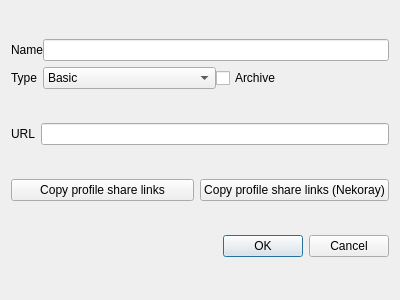
<?xml version="1.0" encoding="UTF-8"?>
<ui version="4.0">
 <class>DialogEditGroup</class>
 <widget class="QDialog" name="DialogEditGroup">
  <property name="geometry">
   <rect>
    <x>0</x>
    <y>0</y>
    <width>400</width>
    <height>300</height>
   </rect>
  </property>
  <property name="windowTitle">
   <string>Edit Group</string>
  </property>
  <layout class="QVBoxLayout" name="verticalLayout">
   <item>
    <widget class="QWidget" name="gridWidget" native="true">
     <property name="sizePolicy">
      <sizepolicy hsizetype="Preferred" vsizetype="Maximum">
       <horstretch>0</horstretch>
       <verstretch>0</verstretch>
      </sizepolicy>
     </property>
     <layout class="QGridLayout" name="main">
      <property name="leftMargin">
       <number>0</number>
      </property>
      <property name="topMargin">
       <number>0</number>
      </property>
      <property name="rightMargin">
       <number>0</number>
      </property>
      <property name="bottomMargin">
       <number>0</number>
      </property>
      <property name="horizontalSpacing">
       <number>0</number>
      </property>
      <item row="1" column="0">
       <widget class="QLabel" name="label_2">
        <property name="text">
         <string>Type</string>
        </property>
       </widget>
      </item>
      <item row="0" column="1">
       <widget class="QLineEdit" name="name"/>
      </item>
      <item row="0" column="0">
       <widget class="QLabel" name="label">
        <property name="text">
         <string>Name</string>
        </property>
       </widget>
      </item>
      <item row="1" column="1">
       <layout class="QHBoxLayout" name="horizontalLayout">
        <item>
         <widget class="QComboBox" name="type">
          <item>
           <property name="text">
            <string>Basic</string>
           </property>
          </item>
          <item>
           <property name="text">
            <string>Subscription</string>
           </property>
          </item>
         </widget>
        </item>
        <item>
         <widget class="QCheckBox" name="archive">
          <property name="text">
           <string>Archive</string>
          </property>
         </widget>
        </item>
       </layout>
      </item>
     </layout>
    </widget>
   </item>
   <item>
    <widget class="QWidget" name="cat_sub" native="true">
     <property name="sizePolicy">
      <sizepolicy hsizetype="Preferred" vsizetype="Maximum">
       <horstretch>0</horstretch>
       <verstretch>0</verstretch>
      </sizepolicy>
     </property>
     <layout class="QVBoxLayout" name="verticalLayout_3">
      <property name="spacing">
       <number>6</number>
      </property>
      <property name="leftMargin">
       <number>0</number>
      </property>
      <property name="topMargin">
       <number>0</number>
      </property>
      <property name="rightMargin">
       <number>0</number>
      </property>
      <property name="bottomMargin">
       <number>0</number>
      </property>
      <item>
       <layout class="QGridLayout" name="gridLayout_2">
        <item row="0" column="0">
         <widget class="QLabel" name="label_4">
          <property name="text">
           <string>URL</string>
          </property>
         </widget>
        </item>
        <item row="0" column="1">
         <widget class="MyLineEdit" name="url"/>
        </item>
       </layout>
      </item>
     </layout>
    </widget>
   </item>
   <item>
    <layout class="QHBoxLayout" name="horizontalLayout_2">
     <item>
      <widget class="QPushButton" name="copy_links">
       <property name="text">
        <string>Copy profile share links</string>
       </property>
      </widget>
     </item>
     <item>
      <widget class="QPushButton" name="copy_links_nkr">
       <property name="text">
        <string>Copy profile share links (Nekoray)</string>
       </property>
      </widget>
     </item>
    </layout>
   </item>
   <item>
    <widget class="QDialogButtonBox" name="buttonBox">
     <property name="standardButtons">
      <set>QDialogButtonBox::Cancel|QDialogButtonBox::Ok</set>
     </property>
    </widget>
   </item>
  </layout>
 </widget>
 <customwidgets>
  <customwidget>
   <class>MyLineEdit</class>
   <extends>QLineEdit</extends>
   <header>ui/widget/MyLineEdit.h</header>
  </customwidget>
 </customwidgets>
 <resources/>
 <connections>
  <connection>
   <sender>buttonBox</sender>
   <signal>rejected()</signal>
   <receiver>DialogEditGroup</receiver>
   <slot>reject()</slot>
   <hints>
    <hint type="sourcelabel">
     <x>199</x>
     <y>275</y>
    </hint>
    <hint type="destinationlabel">
     <x>199</x>
     <y>149</y>
    </hint>
   </hints>
  </connection>
 </connections>
</ui>
